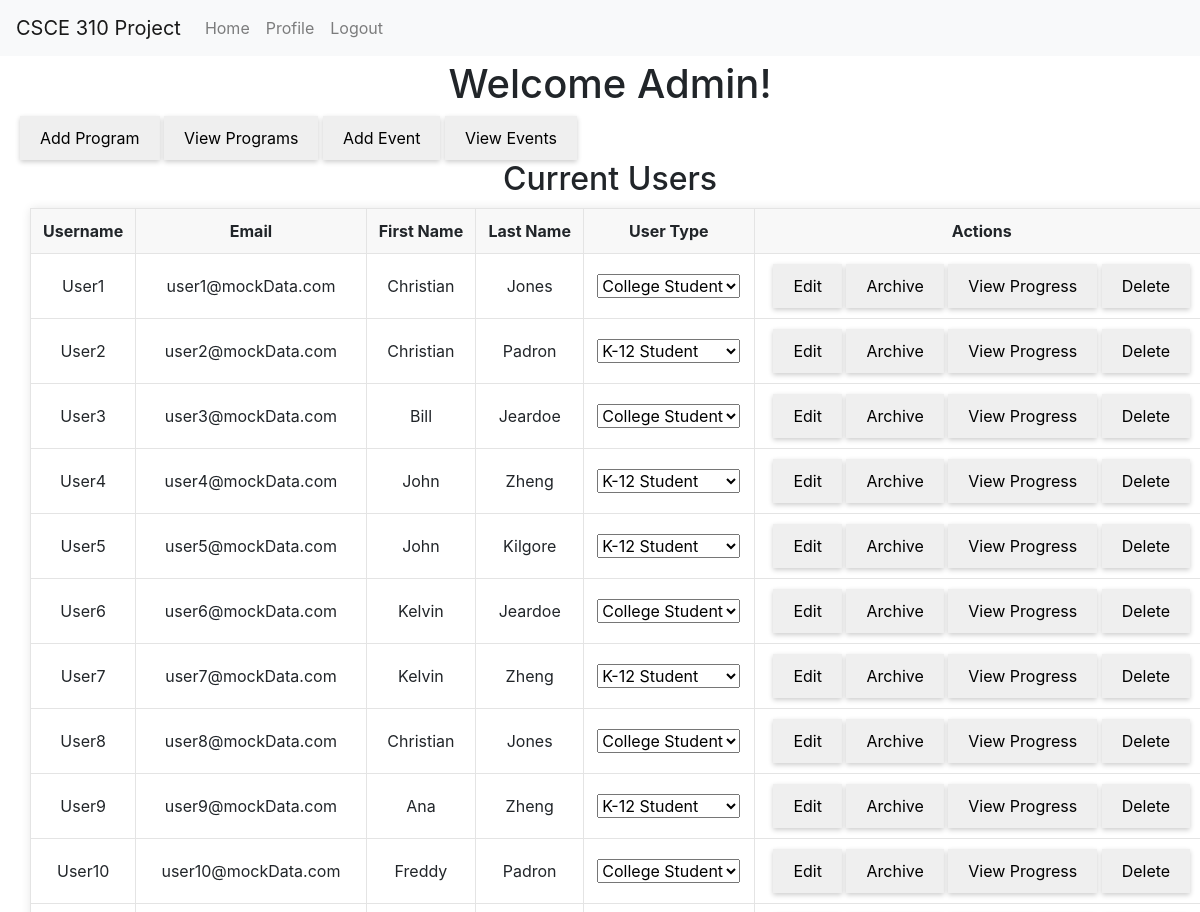
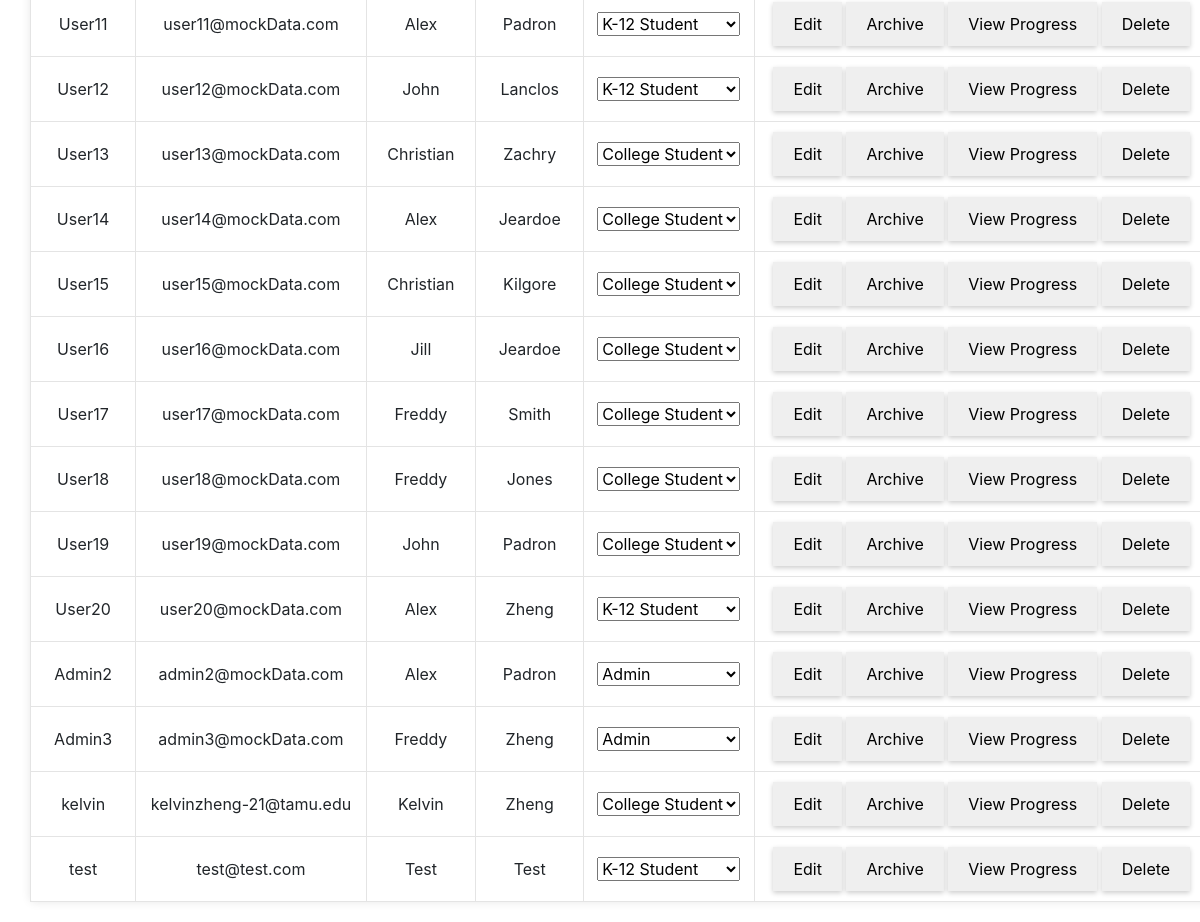
The app's page /home (signed in) with its own data (2 pictures, top to bottom).
### tables this page shows
CREATE TABLE Users (
                    UIN INTEGER PRIMARY KEY,
                    First_Name TEXT NOT NULL,
                    M_Initial TEXT,
                    Last_Name TEXT NOT NULL,
                    Username TEXT UNIQUE NOT NULL,
                    Password TEXT NOT NULL,
                    User_Type TEXT NOT NULL,
                    Email TEXT UNIQUE NOT NULL,
                    Discord_Name TEXT NOT NULL,
                    Archived INTEGER NOT NULL
                    );

### app.py (the view)
@app.route('/home', methods=['GET', 'POST'])
@login_required
def home():
    conn = get_db_connection()
    if current_user.user_type == "admin":
        users = conn.execute('SELECT * FROM users').fetchall()
        conn.close()
        return render_template('admin/admin_home.html', users=users)
    elif current_user.user_type == "college_student":
        items = conn.execute('SELECT * FROM items where UIN = ?', (current_user.uin, )).fetchall()
        conn.close()
        return render_template('student/college_home.html', items=items)
    elif current_user.user_type == "k12_student":
        items = conn.execute('SELECT * FROM items where UIN = ?', (current_user.uin, )).fetchall()
        conn.close()
        return render_template('student/k12_home.html', items=items)
    else:
        conn.close()
        return render_template('auth/login.html')

### app.py (called while the page is built)
@login_manager.user_loader
def load_user(UIN):
    return User(UIN)

### db.py (called while the page is built)
def get_db_connection():
    conn = sqlite3.connect('database.db')
    conn.row_factory = sqlite3.Row
    return conn

### templates/admin/admin_home.html (shortened to what this page needs)
<!DOCTYPE html>
<html lang="en">
<head>
    <link rel="stylesheet" href="../static/general.css">
    <link rel="stylesheet" href="../static/admin_home.css">
    <link rel="stylesheet" href="https://stackpath.bootstrapcdn.com/bootstrap/4.3.1/css/bootstrap.min.css">
</head>
<body>
    <nav class="navbar navbar-expand-lg navbar-light bg-light fixed-top">
        <a class="navbar-brand" href="#">CSCE 310 Project</a>
        <div class="collapse navbar-collapse" id="navbarNav">
            <ul class="navbar-nav">
                <li class="nav-item">
                    <a class="nav-link" href="/home">Home</a>
                </li>
                <li class="nav-item">
                    <a class="nav-link" href="/profile">Profile</a>
                </li>
                <li class="nav-item">
                    <a class="nav-link" href="/logout">Logout</a>
                </li>
            </ul>
        </div>
    </nav>
    <h1>Welcome Admin! </h1>
    <div>
      <a href="{{ url_for('admin_bp.add_program') }}">
        <button>Add Program</button>
      </a>
      <a href="{{ url_for('admin_bp.view_all_programs') }}">
        <button>View Programs</button>
      </a>
      <a href="{{ url_for('admin_bp.add_event') }}">
        <button>Add Event</button>
      </a>
      <a href="{{ url_for('admin_bp.view_all_events') }}">
        <button>View Events</button>
      </a>
    </div>
    <h2>Current Users</h2>
    <table id="usersTable">
        <tr>
            <th>Username</th>
            <th>Email</th>
            <th>First Name</th>
            <th>Last Name</th>
            <th>User Type</th>
            <th>Actions</th>
        </tr>
        {% for user in users %}
            {% if user.uin|int != current_user.uin|int %}
                <tr>
                    <td>{{ user.username }}</td>
                    <td>{{ user.email }}</td>
                    <td>{{ user.first_name }}</td>
                    <td>{{ user.last_name }}</td>
                    <td>
                        <select id= "user_type_{{user.uin}}" name="user_type" data-uin = {{user.uin}} data-usertype = {{user.user_type}} >
                            <option value="k12_student" {% if user.user_type == "k12_student" %} Selected {% endif%}>K-12 Student</option>
                            <option value="college_student"  {% if user.user_type == "college_student" %} Selected {% endif%}>College Student</option>
                            <option value="admin"  {% if user.user_type == "admin" %} Selected {% endif%} >Admin</option>
                        </select>
                    </td>
                    <td>
                        <button onclick="editButtonPress({{ user.uin }})">Edit</button>
                        {% if user.archived %}
                            <button onclick="archiveUser({{user.uin}}, 0)">Unarchive</button>
                        {% else %}
                            <button onclick="archiveUser({{user.uin}}, 1)">Archive</button>
                        {% endif %}
                        <button onclick="viewProgressButton({{ user.uin }})">View Progress</button>
                        <button onclick="deleteUser({{user.uin}})">Delete</button>
                    </td>
                </tr>
            {% endif %}
        {% endfor %}
    </table>
</body>
</html>

### static/general.css (style rules this page uses)
body { padding-top: 60px; padding-left: 20px; }
table { border-collapse: collapse; margin: 10px; }
table, th, td { border: 1px solid #e4e4e4; }
th, td { padding: 10px; text-align: left; }
th { background-color: #f8f8f8; vertical-align: text-top; }
button { cursor: pointer; border: 2px solid #808080; }

### static/admin_home.css (style rules this page uses)
body { background-color: #f5f5f5; padding-top: 60px; }
h1, h2 { text-align: center; margin-bottom: 20px; }
table { box-shadow: 0 0 10px rgba(0,0,0,0.1); background: #fff; border-radius: 5px; width: 100%; margin-bottom: 20px; }
table th, table td { text-align: center; vertical-align: middle; }
button, .btn-custom { border: none; padding: 10px 20px; margin: 10px 2px; border-radius: 5px; box-shadow: 0 2px 5px rgba(0,0,0,0.2); }

### records on screen
Users: username "User1", email "user1@mockData.com", first_name "Christian", last_name "Jones", user_type "College Student"
Users: username "User2", email "user2@mockData.com", first_name "Christian", last_name "Padron", user_type "K-12 Student"
Users: username "User3", email "user3@mockData.com", first_name "Bill", last_name "Jeardoe", user_type "College Student"
Users: username "User4", email "user4@mockData.com", first_name "John", last_name "Zheng", user_type "K-12 Student"
Users: username "User5", email "user5@mockData.com", first_name "John", last_name "Kilgore", user_type "K-12 Student"
Users: username "User6", email "user6@mockData.com", first_name "Kelvin", last_name "Jeardoe", user_type "College Student"
Users: username "User7", email "user7@mockData.com", first_name "Kelvin", last_name "Zheng", user_type "K-12 Student"
Users: username "User8", email "user8@mockData.com", first_name "Christian", last_name "Jones", user_type "College Student"
Users: username "User9", email "user9@mockData.com", first_name "Ana", last_name "Zheng", user_type "K-12 Student"
Users: username "User10", email "user10@mockData.com", first_name "Freddy", last_name "Padron", user_type "College Student"
Users: username "User11", email "user11@mockData.com", first_name "Alex", last_name "Padron", user_type "K-12 Student"
Users: username "User12", email "user12@mockData.com", first_name "John", last_name "Lanclos", user_type "K-12 Student"
Users: username "User13", email "user13@mockData.com", first_name "Christian", last_name "Zachry", user_type "College Student"
Users: username "User14", email "user14@mockData.com", first_name "Alex", last_name "Jeardoe", user_type "College Student"
Users: username "User15", email "user15@mockData.com", first_name "Christian", last_name "Kilgore", user_type "College Student"
Users: username "User16", email "user16@mockData.com", first_name "Jill", last_name "Jeardoe", user_type "College Student"
Users: username "User17", email "user17@mockData.com", first_name "Freddy", last_name "Smith", user_type "College Student"
Users: username "User18", email "user18@mockData.com", first_name "Freddy", last_name "Jones", user_type "College Student"
Users: username "User19", email "user19@mockData.com", first_name "John", last_name "Padron", user_type "College Student"
Users: username "User20", email "user20@mockData.com", first_name "Alex", last_name "Zheng", user_type "K-12 Student"
Users: username "Admin2", email "admin2@mockData.com", first_name "Alex", last_name "Padron", user_type "Admin"
Users: username "Admin3", email "admin3@mockData.com", first_name "Freddy", last_name "Zheng", user_type "Admin"
Users: username "kelvin", email "kelvinzheng-21@tamu.edu", first_name "Kelvin", last_name "Zheng", user_type "College Student"
Users: username "test", email "test@test.com", first_name "Test", last_name "Test", user_type "K-12 Student"
